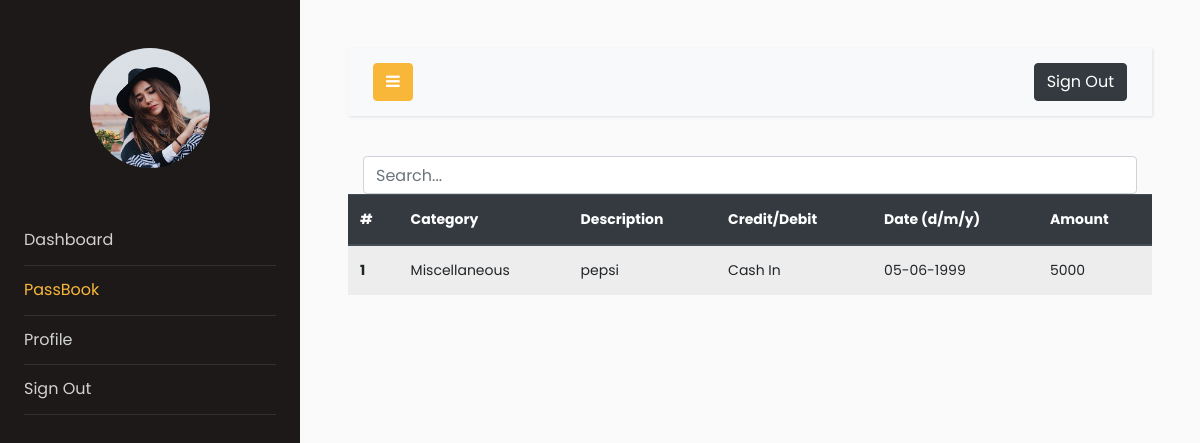
The page /passbook (signed in) on the database as committed earlier.
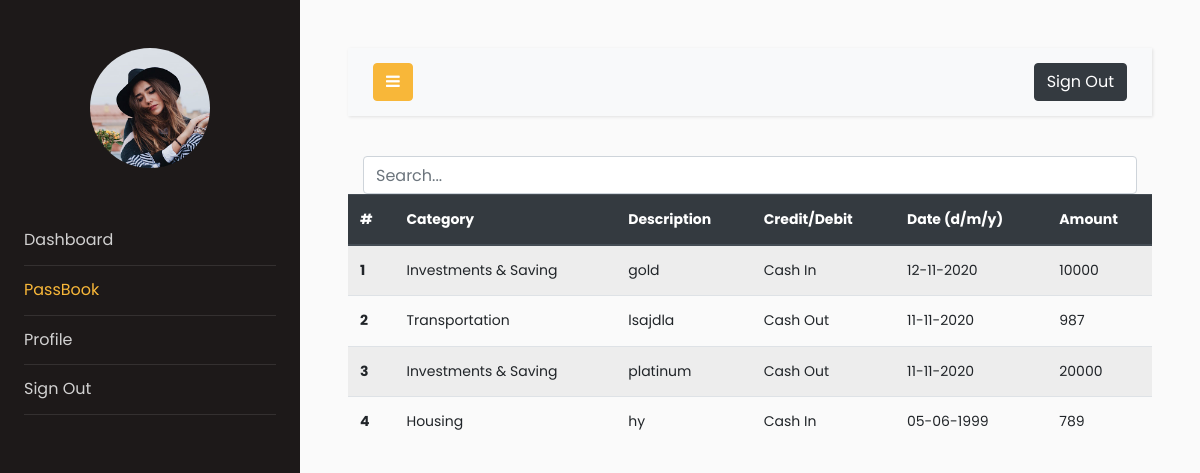
The same page on the database as committed later.
### models.py (models this page shows, shortened)
class Transactions(db.Model):
    __searchable__ = ['description','cat','cashFlow','amount','date']
    users = db.relationship(Users)
    id = db.Column(db.Integer, primary_key=True)
    cashFlow = db.Column(db.Integer)
    amount = db.Column(db.Integer)
    description = db.Column(db.String(64))
    cat = db.Column(db.String(64))
    date = db.Column(db.DateTime)
    userId = db.Column(db.Integer, db.ForeignKey('users.id'), nullable=False)

### app.py (the view)
@app.route('/passbook', methods=['GET', 'POST'])
@login_required
def passbook():
    uid = current_user.id
    trans_data = Transactions.query.filter_by(userId = uid).order_by(Transactions.date.desc())
    return render_template('passbook.html', trans_data=trans_data)

### models.py (called while the page is built)
@login_manager.user_loader
def load_user(user_id):
    return Users.query.get(user_id)

### templates/passbook.html (shortened to what this page needs)
<!doctype html>
<html lang="en">
<head>
    <link rel="stylesheet" href="https://stackpath.bootstrapcdn.com/font-awesome/4.7.0/css/font-awesome.min.css">
<link rel="stylesheet" href="{{ url_for('static', filename='css1/style.css') }}">
</head>
<body>
    <div class="wrapper d-flex align-items-stretch">
        <nav id="sidebar">
            <div class="p-4 pt-5">
                <a href="#" class="img logo rounded-circle mb-5" style="background-image: url(../static/images1/logo.jpg);"></a>
                <ul class="list-unstyled components mb-5">
                    <li>
                        <a href="{{url_for('dashboard')}}">Dashboard</a>
                    </li>
                    <li class="active">
                        <a href="{{url_for('passbook')}}">PassBook</a>
                    </li>
                    <li>
                        <a href="{{url_for('profile')}}">Profile</a>
                    </li>
                    <li>
                        <a href="{{url_for('logout')}}">Sign Out</a>
                    </li>
                </ul>
            </div>
        </nav>
        <div id="content" class="p-4 p-md-5">
            <nav class="navbar navbar-expand-lg navbar-light bg-light">
                <div class="container-fluid">
                    <button type="button" id="sidebarCollapse" class="btn btn-primary">
                        <i class="fa fa-bars"></i>
                    </button>
                    <div class="collapse navbar-collapse" id="navbarSupportedContent">
                        <ul class="nav navbar-nav ml-auto">
                            <li class="nav-item">
                                <button class="btn btn-dark ml-auto d-inline-block" >Sign Out</button>
                            </li>
                        </ul>
                    </div>
                </div>
            </nav>
            <form action="search" , method="GET">
                <div class="container h-100">
                    <div class="d-flex justify-content-center h-100">
                        <input type="search" class="form-control ds-input" id="search-input" name="query" placeholder="Search..." aria-label="Search for..."
                            autocomplete="off" data-docs-version="4.5" spellcheck="false" role="combobox" aria-autocomplete="list"
                            aria-expanded="false" aria-owns="algolia-autocomplete-listbox-0" dir="auto"
                            style="position: relative; vertical-align: top;">
                    </div>
                </div>
            </form>
            <table class="table table-striped">
                <thead class="thead-dark">
                    <tr>
                        <th scope="col">#</th>
                        <th scope="col">Category</th>
                        <th scope="col">Description</th>
                        <th scope="col">Credit/Debit</th>
                        <th scope="col">Date (d/m/y)</th>
                        <th scope="col">Amount</th>
                    </tr>
                </thead>
                <tbody>
                    {%for r in trans_data%}
                    <tr>
                        <th scope="row">{{loop.index0 + 1}}</th>
                        <td>{{r.cat}}</td>
                        <td>{{r.description}}</td>
                        {%if r.cashFlow == 1 %}
                        <td>Cash In</td>
                        {%else%}
                        <td>Cash Out</td>
                        {%endif%}
                        <td>{{r.date.strftime('%d-%m-%Y')}}</td>
                        <td>{{r.amount}}</td>
                    </tr>
                    {%endfor%}
                </tbody>
            </table>
        </div>
    </div>
</body>
</html>

Rows that differ between the two databases and show on the page:
removed Transactions: cat "Miscellaneous", description "pepsi", cashFlow "Cash In", date "05-06-1999", amount "5000"
now on this page (row edited): Transactions: cat "Investments & Saving", description "gold", cashFlow "Cash In", date "12-11-2020", amount "10000"
now on this page (row edited): Transactions: cat "Transportation", description "lsajdla", cashFlow "Cash Out", date "11-11-2020", amount "987"
now on this page (row edited): Transactions: cat "Investments & Saving", description "platinum", cashFlow "Cash Out", date "11-11-2020", amount "20000"
now on this page (row edited): Transactions: cat "Housing", description "hy", cashFlow "Cash In", date "05-06-1999", amount "789"
